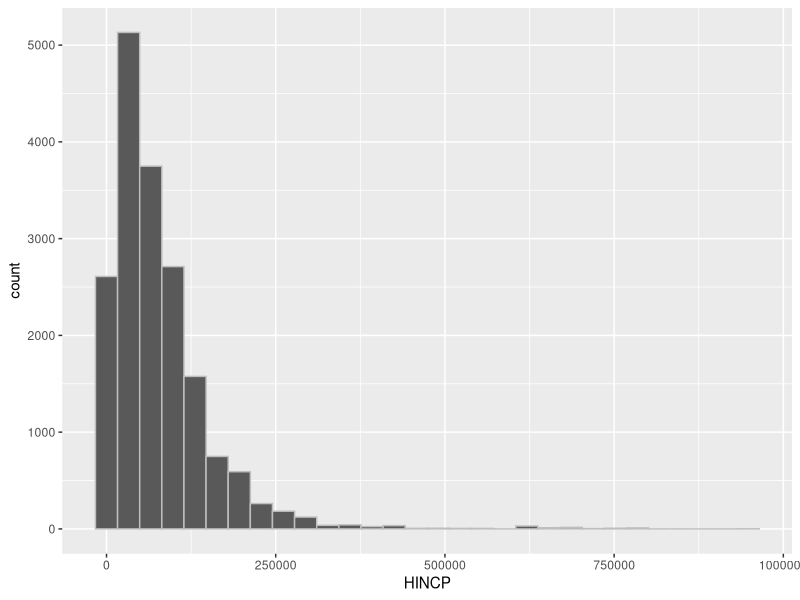
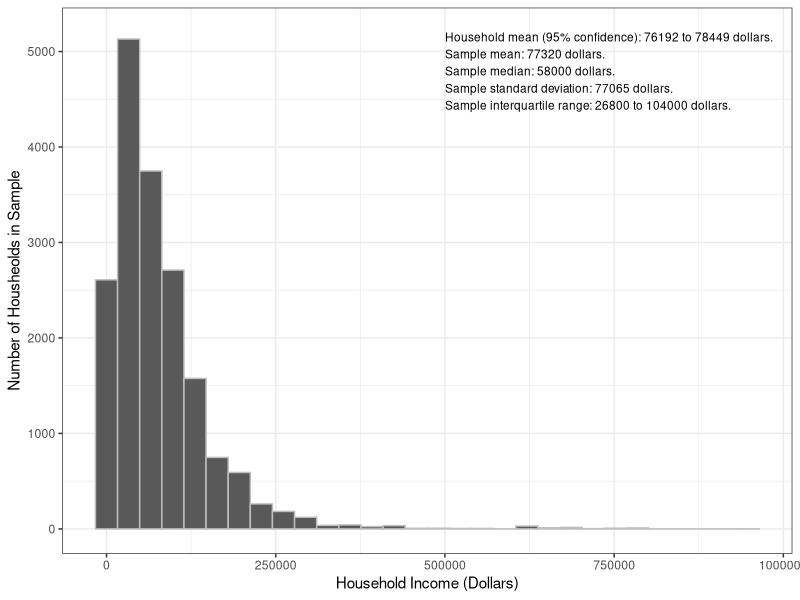
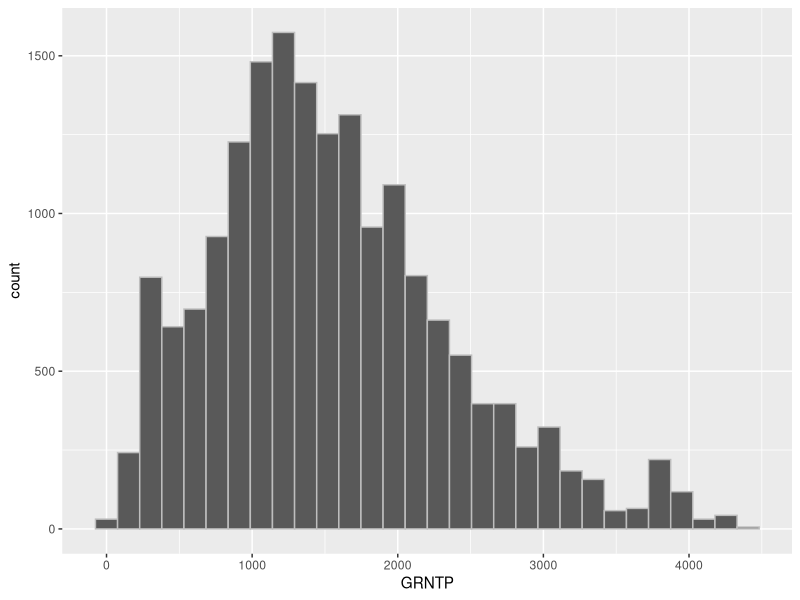
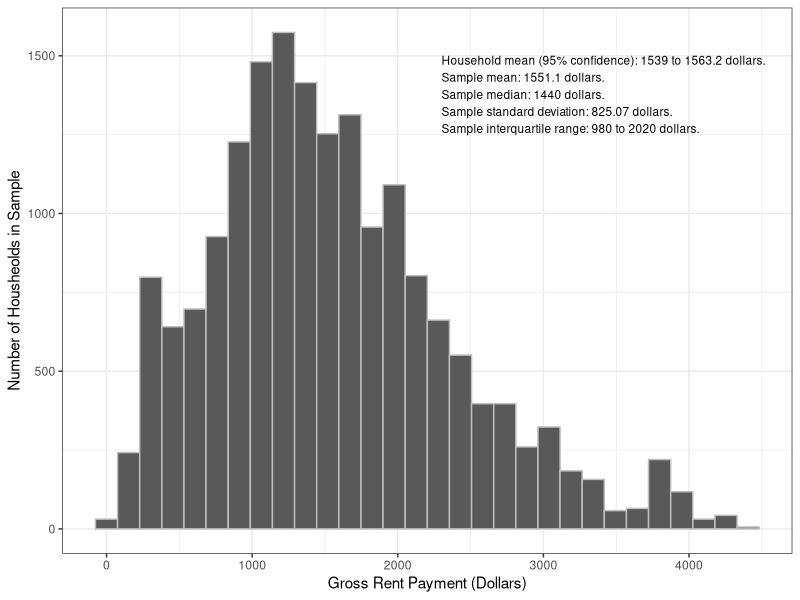
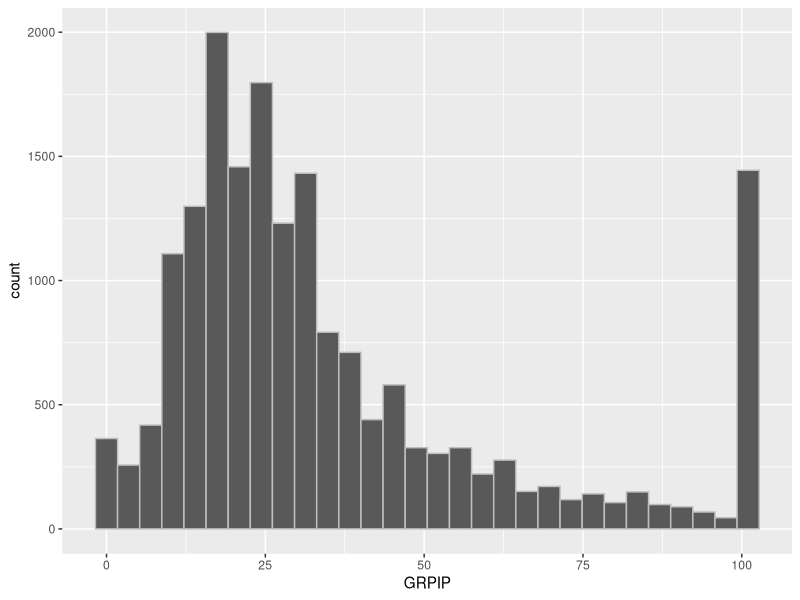
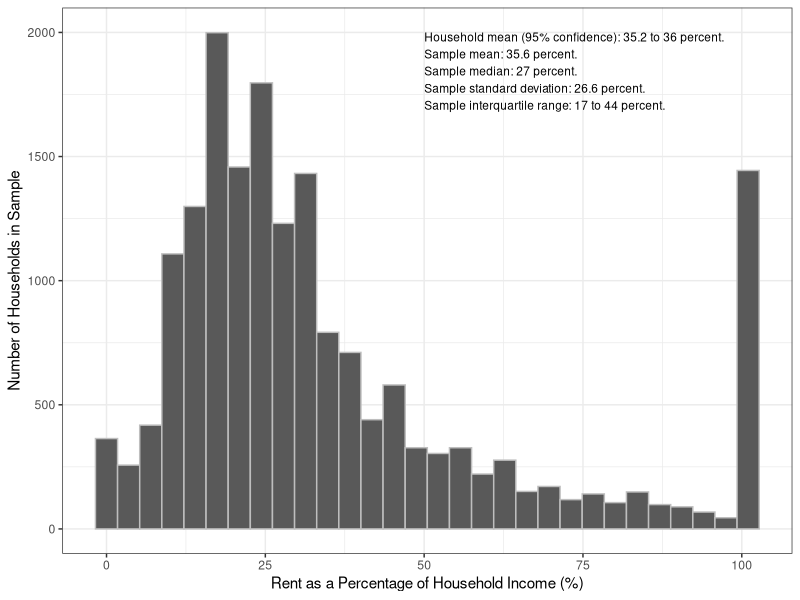

These figures' R source, in order:
## ---- chunk 1
library(tidyverse)
library(ggplot2)
## ---- chunk 2
households <- read_csv("households.csv")
attach(households)
## ---- chunk 3
hinc_summary <-  summary(HINCP)
hinc_sd <- sd(HINCP, na.rm = TRUE)
hinc_pop_mean_int <- t.test(HINCP)
grntp_summary <- summary(GRNTP)
grntp_sd <- sd(GRNTP, na.rm = TRUE)
grntp_pop_mean_int <- t.test(GRNTP)
grpip_summary <- summary(GRPIP)
grpip_sd <- sd(GRPIP, na.rm = TRUE)
grpip_pop_mean_int <- t.test(GRPIP)
## ---- chunk 4
summary_table <- tibble(
  Statistic = c("Sample mean", 
                "Median",
                "Standard deviation",
                "Interquartile range",
                "Population mean (95% confidence)"),
  `Household Income (dollars)` = c(prettyNum(hinc_summary["Mean"], digits=3),
                           hinc_summary["Median"],
                           prettyNum(hinc_sd, digits = 3),
                           paste(hinc_summary["1st Qu."],"to", 
                                 hinc_summary["3rd Qu."]),
                           paste(prettyNum(hinc_pop_mean_int$conf.int[1],
                                           digits=3), "to",
                                 prettyNum(hinc_pop_mean_int$conf.int[2],
                                               digits=3))),
  `Rent Payment (dollars)` = c(paste(prettyNum(grntp_summary["Mean"], 
                                           digits=3)),
                           paste(prettyNum(grntp_summary["Median"],
                                           digits=3)),
                           paste(prettyNum(grntp_sd, digits=3)),
                           paste(prettyNum(grntp_summary["1st Qu."], 
                                           digits=3), "to",
                                 prettyNum(grntp_summary["3rd Qu."], 
                                           digits=3)),
                           paste(prettyNum(grntp_pop_mean_int$conf.int[1],
                                           digits=3), "to",
                                 prettyNum(grntp_pop_mean_int$conf.int[2],
                                           digits=3))),
  `Rent as a Percentage of Household Income` =
    c(paste(prettyNum(grpip_summary["Mean"], digits=3),"%"),
      paste(prettyNum(grpip_summary["Median"], digits=3),"%"),
      paste(prettyNum(grpip_sd, digits=3),"%"),
      paste(prettyNum(grpip_summary["1st Qu."], digits=3), "% to", 
            prettyNum(grpip_summary["3rd Qu."], digits=3), "%"),
      paste(prettyNum(grpip_pop_mean_int$conf.int[1], digits=3), "% to",
            prettyNum(grpip_pop_mean_int$conf.int[2], digits=3), "%")))
knitr::kable(summary_table, 
             caption = "Characteristics of census tracts in Suffolk County")
## ---- chunk 5
hist <- ggplot(households, aes(x = HINCP))+
  geom_histogram(color = "grey")
hist
## ---- chunk 6
hist + 
  theme_bw() +
  scale_x_continuous(name = "Household Income (Dollars)") +
  scale_y_continuous(name = "Number of Housheolds in Sample") +
  annotate("text", x = 500000, y = 5200, size = 3, 
           label = paste("Household mean (95% confidence):",
                         prettyNum(hinc_pop_mean_int$conf.int[1], digits = 5),
                         "to",
                         prettyNum(hinc_pop_mean_int$conf.int[2], digits = 5),
                         "dollars.",
                         "\nSample mean:", 
                         prettyNum(mean(HINCP), digits = 5), "dollars.",
                         "\nSample median:",
                         prettyNum(median(HINCP), digits = 5), "dollars.",
                         "\nSample standard deviation:",
                         prettyNum(sd(HINCP), digits = 5), "dollars.", 
                         "\nSample interquartile range:",
                         prettyNum(quantile(HINCP)["25%"], digits = 5),
                         "to",
                         prettyNum(quantile(HINCP)["75%"], digits = 5),
                         "dollars."),
           hjust = 0, vjust = 1) 
## ---- chunk 7
renthist <- ggplot(households, aes(x = GRNTP)) +
  geom_histogram(color = "gray")
renthist
## ---- chunk 8
renthist +
  theme_bw() +
  scale_x_continuous(name = "Gross Rent Payment (Dollars)") +
  scale_y_continuous(name = "Number of Housheolds in Sample") +
  annotate("text", x = 2300, y = 1500, size = 3, 
           label = paste("Household mean (95% confidence):",
                         prettyNum(grntp_pop_mean_int$conf.int[1], digits = 5),
                         "to",
                         prettyNum(grntp_pop_mean_int$conf.int[2], digits = 5),
                         "dollars.",
                         "\nSample mean:", 
                         prettyNum(mean(GRNTP), digits = 5), "dollars.",
                         "\nSample median:",
                         prettyNum(median(GRNTP), digits = 5), "dollars.",
                         "\nSample standard deviation:",
                         prettyNum(sd(GRNTP), digits = 5), "dollars.", 
                         "\nSample interquartile range:",
                         prettyNum(quantile(GRNTP)["25%"], digits = 5),
                         "to",
                         prettyNum(quantile(GRNTP)["75%"], digits = 5),
                         "dollars."),
           hjust = 0, vjust = 1) 
## ---- chunk 9
rentburdenhist <- ggplot(households, aes(x = GRPIP)) +
  geom_histogram(color = "grey")
rentburdenhist
## ---- chunk 10
rentburdenhist +
  theme_bw() +
  scale_x_continuous(name = "Rent as a Percentage of Household Income (%)") +
  scale_y_continuous(name = "Number of Households in Sample") +
  annotate("text", x = 50, y = 2000, size = 3, 
           label = paste("Household mean (95% confidence):",
                         prettyNum(grpip_pop_mean_int$conf.int[1], digits = 3),
                         "to",
                         prettyNum(grpip_pop_mean_int$conf.int[2], digits = 3),
                         "percent.",
                         "\nSample mean:", 
                         prettyNum(mean(GRPIP), digits = 3), "percent.",
                         "\nSample median:",
                         prettyNum(median(GRPIP), digits = 3), "percent.",
                         "\nSample standard deviation:",
                         prettyNum(sd(GRPIP), digits = 3), "percent.", 
                         "\nSample interquartile range:",
                         prettyNum(quantile(GRPIP)["25%"], digits = 3),
                         "to",
                         prettyNum(quantile(GRPIP)["75%"], digits = 3),
                         "percent."),
           hjust = 0, vjust = 1)
## ---- chunk 11
children <- unique(households$HUPAC_label)
children
## ---- chunk 12
None <- t.test(HUPAC_label == children[1])
School_aged <- t.test(HUPAC_label == children[2])
Preschool_and_school_aged <- t.test(HUPAC_label == children[3])
Preschool_aged <- t.test(HUPAC_label == children[4])
shares_children <- tibble(`children` = c("No children", 
                            "Children in K-12", 
                            "Children in Pre-K and K-12",
                            "Children in Pre-K"), 
                 `Share` = c(None$estimate, 
                             School_aged$estimate,
                             Preschool_and_school_aged$estimate,
                             Preschool_aged$estimate),
                 `Low` = c(None$conf.int[1],
                         School_aged$conf.int[1],
                         Preschool_and_school_aged$conf.int[1],
                         Preschool_aged$conf.int[1]),
                 `High` = c(None$conf.int[2],
                            School_aged$conf.int[2],
                            Preschool_and_school_aged$conf.int[2],
                            Preschool_aged$conf.int[2]))
## ---- chunk 13
show(shares_children)
## ---- chunk 14
shares_children_format <- tibble(`HUPAC_label` = c("No children","Children in K-12", "Children in Pre-K and K-12", "Children in Pre-K"), 
                     `Sample proportion` =
                       c(paste(prettyNum(None$estimate*100,
                                         digits = 3), "%"),
                         paste(prettyNum(School_aged$estimate*100,
                                         digits = 3), "%"),
                         paste(prettyNum(Preschool_and_school_aged$estimate*100,
                                         digits = 3), "%"),
                         paste(prettyNum(Preschool_aged$estimate*100,
                                         digits = 3), "%")), 
                      `95-percent confidence interval` =  
                        c(paste(prettyNum(None$conf.int[1]*100,
                                          digits = 3), "% to ",
                                prettyNum(None$conf.int[2]*100,
                                          digits = 3), "%"),
                         paste(prettyNum(School_aged$conf.int[1]*100,
                                          digits = 3), "% to ",
                                prettyNum(School_aged$conf.int[2]*100,
                                          digits = 3), "%"),
                         paste(prettyNum(Preschool_and_school_aged$conf.int[1]*100,
                                          digits = 3), "% to ",
                                prettyNum(Preschool_and_school_aged$conf.int[2]*100,
                                          digits = 3), "%"),
                         paste(prettyNum(Preschool_aged$conf.int[1]*100,
                                          digits = 3), "% to ",
                                prettyNum(Preschool_aged$conf.int[2]*100,
                                          digits = 3), "%")))
knitr::kable(shares_children_format, caption = "Census tracts in Suffolk County")
## ---- chunk 15
access <- unique(ACCESS_label)
access
## ---- chunk 16
Yes_pay <- t.test(ACCESS_label == access[1])
Yes_dontpay <- t.test(ACCESS_label == access[2])
No <- t.test(ACCESS_label == access[3])
shares_access <- tibble(`access` = c("YP", 
                            "Y",
                            "N"), 
                 `Share` = c(Yes_pay$estimate, 
                             Yes_dontpay$estimate,
                             No$estimate),
                 `Low` = c(Yes_pay$conf.int[1],
                         Yes_dontpay$conf.int[1],
                         No$conf.int[1]),
                 `High` = c(Yes_pay$conf.int[2],
                            Yes_dontpay$conf.int[2],
                            No$conf.int[2]))
## ---- chunk 17
show(shares_access)
## ---- chunk 18
shares_access_format <- tibble(`ACCESS_label` = c("Yes, paid for","Yes, not paid for", "No access"), 
                     `Sample proportion` =
                       c(paste(prettyNum(Yes_pay$estimate*100,
                                         digits = 3), "%"),
                         paste(prettyNum(Yes_dontpay$estimate*100,
                                         digits = 3), "%"),
                         paste(prettyNum(No$estimate*100,
                                         digits = 3), "%")), 
                      `95-percent confidence interval` =  
                        c(paste(prettyNum(Yes_pay$conf.int[1]*100,
                                          digits = 3), "% to ",
                                prettyNum(Yes_pay$conf.int[2]*100,
                                          digits = 3), "%"),
                         paste(prettyNum(Yes_dontpay$conf.int[1]*100,
                                          digits = 3), "% to ",
                                prettyNum(Yes_dontpay$conf.int[2]*100,
                                          digits = 3), "%"),
                         paste(prettyNum(No$conf.int[1]*100,
                                          digits = 3), "% to ",
                                prettyNum(No$conf.int[2]*100,
                                          digits = 3), "%")))
knitr::kable(shares_access_format, caption = "Census tracts in Suffolk County")
## ---- chunk 19
LNGI <- unique(LNGI_label)
LNGI
## ---- chunk 20
English <- t.test(LNGI_label == LNGI[1])
NoEnglish <- t.test(LNGI_label == LNGI[2])
shares_LNGI <- tibble(`LNGI` = c("English proficient", 
                            "Not English proficient"), 
                 `Share` = c(English$estimate, 
                             NoEnglish$estimate),
                 `Low` = c(English$conf.int[1],
                         NoEnglish$conf.int[1]),
                 `High` = c(English$conf.int[2],
                            NoEnglish$conf.int[2]))
## ---- chunk 21
show(shares_LNGI)
## ---- chunk 22
shares_LNGI_format <- tibble(`LNGI` = c("English proficient","Not English proficient"), 
                     `Sample proportion` =
                       c(paste(prettyNum(English$estimate*100,
                                         digits = 3), "%"),
                         paste(prettyNum(NoEnglish$estimate*100,
                                         digits = 3), "%")), 
                      `95-percent confidence interval` =  
                        c(paste(prettyNum(English$conf.int[1]*100,
                                          digits = 3), "% to ",
                                prettyNum(English$conf.int[2]*100,
                                          digits = 3), "%"),
                         paste(prettyNum(NoEnglish$conf.int[1]*100,
                                          digits = 3), "% to ",
                                prettyNum(NoEnglish$conf.int[2]*100,
                                          digits = 3), "%")))
knitr::kable(shares_LNGI_format, caption = "Census tracts in Suffolk County")
